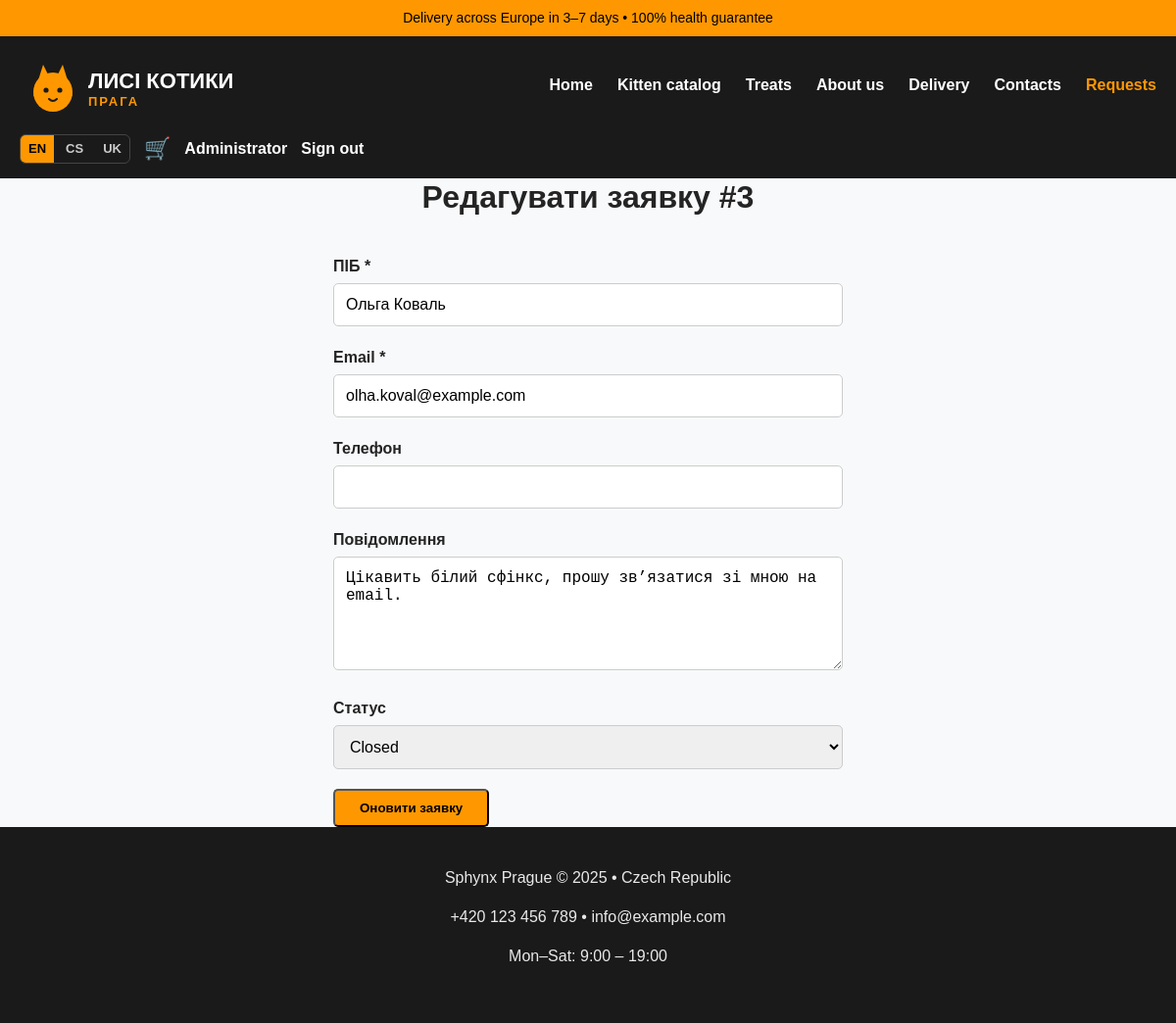
/edit_request.php?id=3 (signed in), run on the app's committed database.
### tables this page shows
CREATE TABLE IF NOT EXISTS users (
    id INT UNSIGNED AUTO_INCREMENT PRIMARY KEY,
    email VARCHAR(190) NOT NULL UNIQUE,
    password_hash VARCHAR(255) NULL,
    name VARCHAR(100) NOT NULL,
    oauth_provider VARCHAR(20) NULL,
    oauth_id VARCHAR(100) NULL,
    role VARCHAR(20) NOT NULL DEFAULT 'user',
    created_at DATETIME NOT NULL DEFAULT CURRENT_TIMESTAMP
);

CREATE TABLE IF NOT EXISTS requests (
    id INT UNSIGNED AUTO_INCREMENT PRIMARY KEY,
    name VARCHAR(100) NOT NULL,
    email VARCHAR(150) NOT NULL,
    phone VARCHAR(20) NULL,
    age VARCHAR(20) NULL,
    color VARCHAR(50) NULL,
    message TEXT NOT NULL,
    consent TINYINT(1) NOT NULL DEFAULT 0,
    status VARCHAR(20) NOT NULL DEFAULT 'new',
    created_at DATETIME NOT NULL DEFAULT CURRENT_TIMESTAMP
);

### config/i18n.php (called while the page is built, shortened)
<?php
function current_locale(): string
{
    return $GLOBALS['__i18n_locale'] ?? DEFAULT_LOCALE;
}
function t(string $key, array $params = []): string
{
    $dict = $GLOBALS['__i18n_dict'] ?? [];
    $fallback = $GLOBALS['__i18n_fallback'] ?? [];
    $value = $dict[$key] ?? $fallback[$key] ?? $key;
    return $value;
}
function te(string $key, array $params = []): string
{
    return htmlspecialchars(t($key, $params), ENT_QUOTES, 'UTF-8');
}
function lang_switch_url(string $locale): string
{
    $params = $_GET;
    $params['lang'] = $locale;
    $path = strtok($_SERVER['REQUEST_URI'] ?? '/', '?');
    return $path . '?' . http_build_query($params);
}
function locale_label(string $locale): string
{
    return match ($locale) {
        'en' => 'EN',
        'cs' => 'CS',
        'uk' => 'UK',
        default => strtoupper($locale),
    };
}

### config/auth.php (called while the page is built, shortened)
<?php
function current_user(): ?UserRecord
{
    if ($GLOBALS['__current_user'] !== false) {
        return $GLOBALS['__current_user'];
    }
    $user = null;
    $userId = $_SESSION['user_id'] ?? null;
    if ($userId !== null && isset($GLOBALS['pdo'])) {
        $repo = new UserRepository($GLOBALS['pdo']);
        $user = $repo->find((int) $userId);
    }
    return $user;
}
function is_admin(): bool
{
    $user = current_user();
    return $user !== null && $user->role === 'admin';
}
function require_admin(): void
{
    if (!is_admin()) {
        header('Location: login.php?next=' . urlencode($_SERVER['REQUEST_URI'] ?? 'admin_requests.php'));
        exit;
    }
}

### src/UserRepository.php (called while the page is built, shortened)
<?php
final class UserRepository
{
    public function find(int $id): ?UserRecord
    {
        $stmt = $this->pdo->prepare('SELECT * FROM users WHERE id = ?');
        $stmt->execute([$id]);
        $row = $stmt->fetch(PDO::FETCH_ASSOC);
        return $row !== false ? UserRecord::fromRow($row) : null;
    }
}

### src/RequestRepository.php (called while the page is built, shortened)
<?php
final class RequestRepository
{
    public function find(int $id): ?RequestRecord
    {
        $stmt = $this->pdo->prepare('SELECT * FROM requests WHERE id = ?');
        $stmt->execute([$id]);
        $row = $stmt->fetch(PDO::FETCH_ASSOC);
        return $row !== false ? RequestRecord::fromRow($row) : null;
    }
}

### src/RequestRecord.php (called while the page is built, shortened)
<?php
final class RequestRecord
{
    public static function fromRow(array $row): self
    {
        return new self(
            id: (int) $row['id'],
            name: (string) $row['name'],
            email: (string) $row['email'],
            phone: $row['phone'] !== null ? (string) $row['phone'] : null,
            age: $row['age'] !== null ? (string) $row['age'] : null,
            color: $row['color'] !== null ? (string) $row['color'] : null,
            message: (string) $row['message'],
            consent: (bool) $row['consent'],
            status: (string) ($row['status'] ?? RequestStatus::NEW),
            createdAt: (string) $row['created_at'],
        );
    }
}

### src/RequestStatus.php (called while the page is built, shortened)
<?php
final class RequestStatus
{
    public static function all(): array
    {
        return [self::NEW, self::IN_PROGRESS, self::CLOSED];
    }
}

### config/labels.php (called while the page is built, shortened)
<?php
function request_status_label(string $status): string
{
    return t('status.' . $status);
}

### edit_request.php (the view, shortened to what this page needs)
<?php
require_once __DIR__ . '/config/bootstrap.php';
require_admin();
$repo = new RequestRepository($pdo);
$id = isset($_GET['id']) ? (int) $_GET['id'] : null;
$request = $repo->find($id);
include 'includes/header.php';
?>
<h2 class="section-title">Редагувати заявку #<?= $id ?></h2>
<form method="POST">
    <label>ПІБ <span>*</span></label>
    <input type="text" name="name" value="<?= htmlspecialchars($request->name) ?>" required>
    <label>Email <span>*</span></label>
    <input type="email" name="email" value="<?= htmlspecialchars($request->email) ?>" required>
    <label>Телефон</label>
    <input type="tel" name="phone" value="<?= htmlspecialchars($request->phone ?? '') ?>">
    <label>Повідомлення</label>
    <textarea name="message" rows="5" required><?= htmlspecialchars($request->message) ?></textarea>
    <label>Статус</label>
    <select name="status">
        <?php foreach (RequestStatus::all() as $status): ?>
            <option value="<?= htmlspecialchars($status) ?>" <?= $status === $request->status ? 'selected' : '' ?>>
                <?= htmlspecialchars(request_status_label($status)) ?>
            </option>
        <?php endforeach; ?>
    </select>
    <button type="submit" class="button">Оновити заявку</button>
</form>
<?php include 'includes/footer.php'; ?>

### includes/header.php (shortened to what this page needs)
<?php
$__user = current_user();
$__cartCount = 0;
if ($__user !== null && isset($GLOBALS['pdo'])) {
    $__cartCount = (new CartRepository($GLOBALS['pdo']))->count($__user->id);
}
?>
<!DOCTYPE html>
<html lang="<?= htmlspecialchars(current_locale()) ?>">
<head>
    <link rel="stylesheet" href="assets/css/style.css">
</head>
<body>
<div class="top-bar"><?= te('common.topbar') ?></div>
<header class="header">
    <div class="container">
        <a href="index.php" class="logo-link">
            <img src="assets/images/logo.svg" alt="<?= te('common.brand') ?>" class="logo">
        </a>
        <nav class="nav">
            <a href="index.php"><?= te('nav.home') ?></a>
            <a href="index.php#catalog"><?= te('nav.catalog') ?></a>
            <a href="treats.php"><?= te('nav.treats') ?></a>
            <a href="about.php"><?= te('nav.about') ?></a>
            <a href="delivery.php"><?= te('nav.delivery') ?></a>
            <a href="contacts.php"><?= te('nav.contacts') ?></a>
            <?php if (is_admin()): ?>
                <a href="admin_requests.php" class="nav-admin"><?= te('nav.requests') ?></a>
            <?php endif; ?>
        </nav>
        <div class="header-actions">
            <div class="lang-switch">
                <?php foreach (SUPPORTED_LOCALES as $__loc): ?>
                    <a href="<?= htmlspecialchars(lang_switch_url($__loc)) ?>"
                       class="lang-link <?= $__loc === current_locale() ? 'active' : '' ?>"><?= htmlspecialchars(locale_label($__loc)) ?></a>
                <?php endforeach; ?>
            </div>
            <?php if ($__user !== null): ?>
                <a href="cart.php" class="cart-link" title="<?= te('nav.cart') ?>">🛒<?php if ($__cartCount > 0): ?><span class="cart-badge"><?= $__cartCount ?></span><?php endif; ?></a>
                <a href="account.php" class="account-link"><?= htmlspecialchars($__user->name) ?></a>
                <a href="logout.php" class="auth-link"><?= te('nav.logout') ?></a>
            <?php else: ?>
                <a href="login.php" class="auth-link"><?= te('nav.login') ?></a>
                <a href="register.php" class="button auth-register"><?= te('nav.register') ?></a>
            <?php endif; ?>
        </div>
    </div>
</header>
<main class="container">

### assets/css/style.css (style rules this page uses)
* { box-sizing: border-box; }
body { margin: 0; font-family: Arial, sans-serif; line-height: 1.5; color: #242424; background: #f8f9fa; }
h1, h2, h3 { margin: 0 0 16px; line-height: 1.2; font-weight: bold; }
.container { max-width: 1200px; margin: 0 auto; padding: 0 20px; }
.section-title { text-align: center; margin-bottom: 40px; font-size: 32px; }
.top-bar { background: #ff9800; color: #000; text-align: center; padding: 8px; font-size: 14px; }
.header { background: #1a1a1a; color: white; padding: 15px 0; }
.header .container { display: flex; align-items: center; justify-content: space-between; flex-wrap: wrap; gap: 20px; }
.logo { height: 70px; }
.nav { display: flex; gap: 25px; }
.nav a { color: white; text-decoration: none; font-weight: bold; white-space: nowrap; }
.button { background: #ff9800; color: #000; padding: 10px 25px; text-decoration: none; font-weight: bold; border-radius: 5px; white-space: nowrap; display: inline-block; }
form { max-width: 520px; margin: 0 auto; }
label { display: block; font-weight: bold; margin-bottom: 5px; }
input, select, textarea { width: 100%; padding: 12px; border: 1px solid #ccc; border-radius: 5px; margin-bottom: 20px; font-size: 16px; }
.header .container { flex-direction: column; align-items: center; gap: 15px; text-align: center; }
.nav { flex-direction: column; gap: 8px; width: 100%; text-align: center; }
form { max-width: 100%; }
@media (min-width: 768px) { .header .container { flex-direction: row; justify-content: space-between; align-items: center; } }
@media (min-width: 768px) { .nav { flex-direction: row; gap: 25px; width: auto; } }
@media (min-width: 768px) { form { max-width: 520px; } }
.header-actions { display: flex; align-items: center; gap: 14px; flex-wrap: wrap; justify-content: center; }
.logo-link { display: inline-block; line-height: 0; }
.lang-switch { display: flex; gap: 4px; border: 1px solid #444; border-radius: 6px; overflow: hidden; }
.lang-link { color: #ccc; text-decoration: none; font-weight: bold; font-size: 13px; padding: 4px 8px; }
.lang-link.active { background: #ff9800; color: #000; }
.header-actions .auth-link, .header-actions .account-link { color: #fff; text-decoration: none; font-weight: bold; white-space: nowrap; }
.cart-link { position: relative; font-size: 22px; text-decoration: none; line-height: 1; }
.nav-admin { color: #ff9800 !important; }

### data on the page
users: name "Administrator"
requests: name "Ольга Коваль", email "olha.koval@example.com", message "Цікавить білий сфінкс, прошу зв’язатися зі мною на email."

### other printed values
te('common.topbar') "Delivery across Europe in 3–7 days • 100% health guarantee"
te('nav.home') "Home"
te('nav.catalog') "Kitten catalog"
te('nav.treats') "Treats"
te('nav.about') "About us"
te('nav.delivery') "Delivery"
te('nav.contacts') "Contacts"
te('nav.requests') "Requests"
locale_label($__loc) "EN"
locale_label($__loc) "CS"
locale_label($__loc) "UK"
te('nav.logout') "Sign out"
$id "3"
te('common.footer.company') "Sphynx Prague © 2025 • Czech Republic"
te('common.footer.contacts') "+420 123 456 789 • info@example.com"
